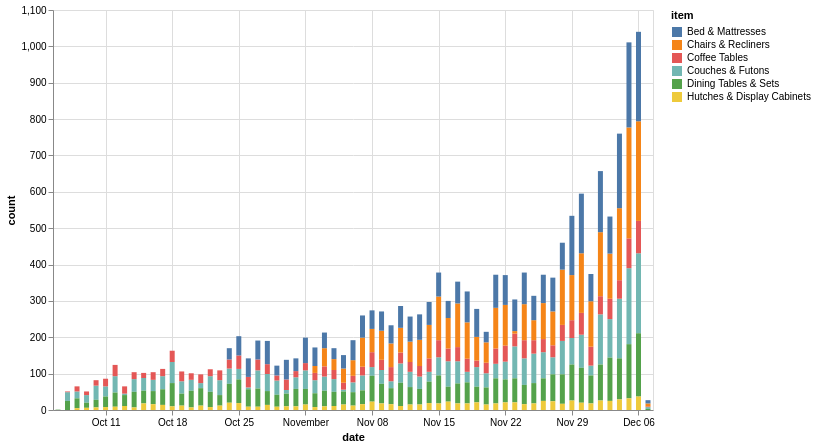

Specify this chart in Vega-Lite:
### Vega-Lite specification from a JSON file in a GitHub repository (floating-point values rounded to 4 significant figures; data arrays with more than 128 entries replaced by an {"elided": "..."} marker saying what was removed)
{"config": {"view": {"continuousWidth": 400, "continuousHeight": 300}}, "data": {"name": "data-099bca9e31d38d976eea910fcb792504"}, "mark": "bar", "encoding": {"color": {"type": "nominal", "field": "item"}, "x": {"type": "temporal", "field": "date"}, "y": {"type": "quantitative", "field": "count"}}, "height": 400, "width": 600, "$schema": "https://vega.github.io/schema/vega-lite/v4.8.1.json", "datasets": {"data-099bca9e31d38d976eea910fcb792504": {"elided": "328 records"}}}
